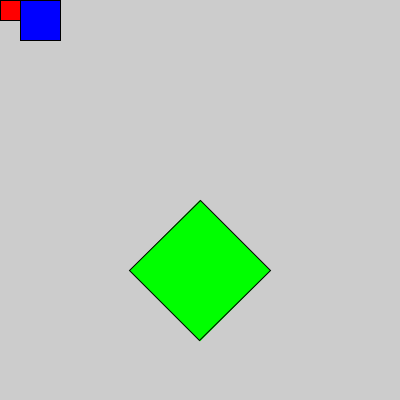
Frame 1 (no input)
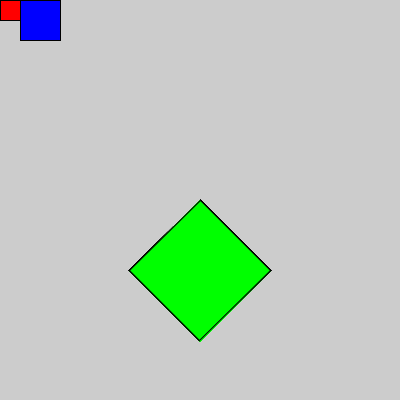
Frame 60 (the mouse pressed at the canvas centre just before this capture)
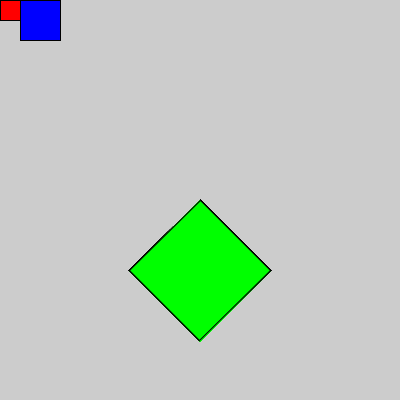
Frame 120 (the mouse held since frame 60 and released just before this capture)

The Processing sketch that drew these frames (run headless with seeded random() and noise(); from frame 60 on, the mouse is pressed at the canvas centre):

// Processing sketch: pushPop
// ── pushPop.pde
void setup() {
  size(400, 400);
}

void draw() {
  fill(255, 0, 0);//rojo
  rect(0, 0, 20, 20); // dibujamos normalmente

  pushMatrix(); //empezamos la transformacion de matriz (push) 
    translate(width/2, height/2); //nos trasladamos al centro del canvas
    rotate(radians(45)); //rotamos (por default usa radianes, aca usamos una conversion a grados
    fill(0,255,0);//verde
    rect(0, 0, 100, 100); //ahora momentaneamente el nuevo 0,0 esta en el centro
  popMatrix();//salimos de nuestra transformacion (pop), volviendo al estado anterior 'normal'

  fill(0,0,255);//azul
  rect(20, 0, 40, 40); // dibujamos normalmente de nuevo
}
